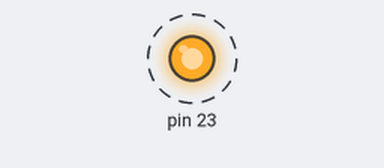
This sketch was run on a simulated Arduino Uno, built with avr-gcc and run on an emulated ATmega328P. On the bench: output pins drawn as LEDs (lit = HIGH). Dashed ring = blinking.

Above: at 0.2 s.
Timing chart, 0 to 3.0 s (numbered marks = the images above):
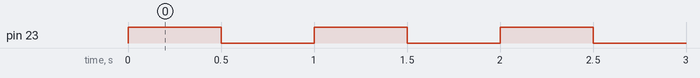

Measured:
- by itself, pin 23: alternates HIGH for 0.50 s and LOW for 0.50 s

The sketch:

blink_mbed_c.ino
```cpp
//int count;
//
//int main() {
//  DDRB |= 1 << PB5;
//  TCCR1B |= (1 << CS11) | (1 << CS10);
//  TIMSK1 |= 1 << TOIE1;
//  sei();
//  while (1);
//  return 0;
//}
//
//ISR(TIMER1_OVF_vect) {
//  count ++;
//  if (count >= 2) {
//    PORTB ^= (1 << PB5);
//    count = 0;
//  }
//
//}

int main() {
  DDRB |= 1 << PB7;
  while (1){
    PORTB ^= (1<<PORTB7);
    _delay_ms(500);
    }
  return 0;
}
```
